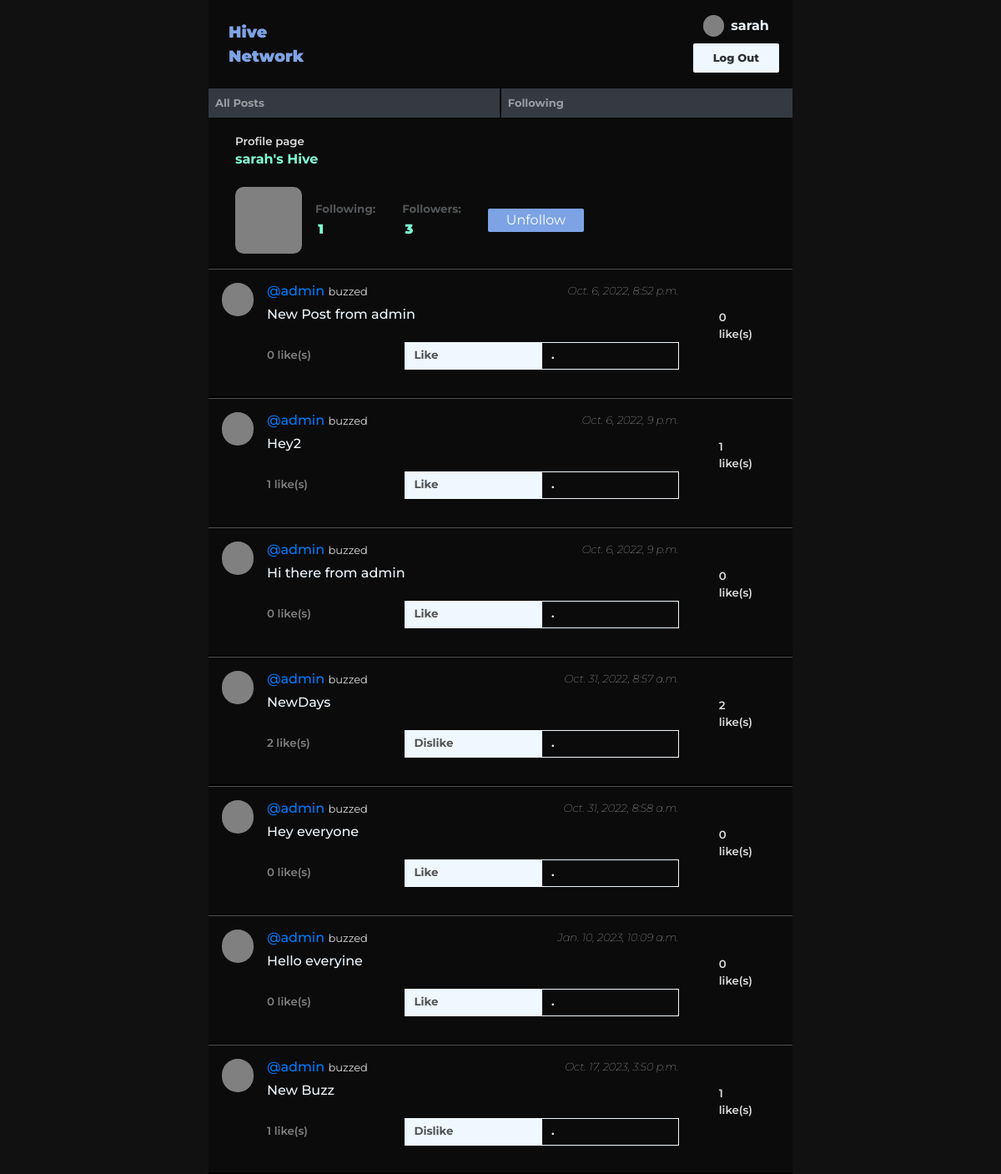
The app's page /profile/admin (signed in) with its own data.
### network/models.py (models this page shows, shortened)
class User(AbstractUser):
    slug = models.SlugField(max_length=255, unique=True, null=True, blank=True)

class Post(models.Model):
    body = models.CharField(max_length =200)
    author = models.ForeignKey(Profile, on_delete=models.CASCADE, null=True, blank=True, related_name="posts")
    created_on = models.DateTimeField(auto_now_add =True)
    liked = models.ManyToManyField(Profile, null=True, blank=True, related_name="likes")
    class Meta:
        verbose_name = "post"
        verbose_name_plural = "posts"

class Profile(models.Model):
    user = models.ForeignKey(User, on_delete = models.CASCADE, related_name="get_profile")
    followers = models.ManyToManyField(User, related_name="get_followers")
    following = models.ManyToManyField(User, related_name="get_following")
    slug = models.SlugField(max_length=255, unique=True, null=True, blank=True)
    def __str__(self):
        return self.slug

### network/views.py (the view)
# urls.py: path("profile/<str:user>", views.profile, name="profile"),
def profile(request, user):
    active_user = request.user
    get_user_object = get_object_or_404(User, username=user)
    profile = get_object_or_404(Profile, user=get_user_object)
    active_user_profile = get_object_or_404(Profile, user=active_user)
    page_user_object = get_object_or_404(User, username=active_user)
    follow_status = page_user_object in profile.following.all()
    posts = Post.objects.filter(author__slug=user)
    return render(request, "network/profile.html", {
        'posts' : posts,
        'active_user': active_user,
        'profile' : profile,
        'followers': profile.followers,
        'followings': profile.following,
        "active_user": active_user,
        "get_user_object": get_user_object,
        "active_user_profile": active_user_profile,
        "user_profile" : active_user_profile,
        "follow_status": follow_status,
    })

### network/templates/network/profile.html (shortened to what this page needs)
{% extends 'network/layout.html'%}
{% load static %}
{% block body %}
<div class="profile-intro" style="padding:1rem;">
    <h7 style="color: gainsboro; padding:1rem; font-weight:600; font-size:smaller;">Profile page</h7>
    <h6 style="margin-top: 0rem; font-weight: bold; color: aquamarine; padding:0rem 1rem;">{{user}}'s Hive</h6>
</div>
<div class="profile-summary">
    <div class="profile-summary-img" style="align-self: center;">
        <div style="background-color:gray; height:5rem; width: 5rem; border-radius:10px;">
        </div>
    </div>
    <div style="display:flex; flex-wrap: wrap; justify-content: start;">
        <div id="show-following" class="profile-summary-follow" style="margin: 0rem 1rem; align-self:center;">
            <p style="color:#535658; font-weight:700; font-size: smaller; margin-bottom:2px;">Following:</p>
            <h8 id="following-count" style="color: aquamarine; padding:0rem .2rem; font-weight:900;">{{followings.count}}</h8>
        </div>
        <div id="show-followers" class="profile-summary-follow" style="margin: 0rem 1rem; align-self: center;">
            <p style="color:#535658; font-weight:700; font-size: smaller; margin-bottom:2px;">Followers:</p>
            <h8 id="followers-count" style="color: aquamarine; font-weight:900; padding:0rem .2rem;">{{followers.count}}</h8>
        </div>
        {% if profile.pk is not active_user_profile.pk  %}
            <div class="follow-button-div" style="align-self: center; padding:0rem 1rem;">
                {% if follow_status %}
                    <button onclick="location.href='{%url 'follow' user%}" id="follow" class="follow-button">Unfollow</button>
                {% else %}
                    <button onclick="location.href='{%url 'follow' user%}" id="follow" class="follow-button">Follow</button>
                {% endif %}
            </div>
        {%else%}
            <div></div>
        {%endif%}
    </div>
</div>
<hr style="margin:0; border: 1px solid black;">
<div style="background-color: #f8f9fa; border-radius: 18px;" class="posts">
{% for post in posts%}
<div class="buzz-body" data-post-id= {{post.id}}>
    <div class="buzz-profile-pic"></div>
    <div class="buzz">
        <div style="display:flex; justify-content: space-between;">
            <h6 class="buzz-cred"> <a href="{%url 'profile' post.author%}">@{{post.author}} </a> <span style="font-size:13px; font-weight:400; color: gainsboro;">buzzed</span> </h6>
            <i style="color:gainsboro;">{{post.created_on}}</i>
        </div>
        <div>
            <h6 class="buzz-text">{{post.body}}</h6>
            <div style="display:flex; padding: 1rem 0rem;">
                <div style=" font-weight: 600; width:100%; color:gray; font-size:smaller; align-self:center;" class="post_like"><span id="like-count" class="like_count">{{post.liked.all.count}} </span>like(s)</div>
                <div style="width:100%;">
                {% if post in user_profile.likes.all %}
                <button class="like_button" onclick="location.href='{%url 'like' post.id%}"> Dislike </button>
                {% else %}
                <button class="like_button" onclick="location.href='{%url 'like' post.id%}"> Like </button>
                {%endif%}
                </div>
                <div style="width:100%;">
                {% if post.author.user.id is page_user %}
                <button class="edit_post edit-button" id="edit_post">Edit</button>
                {% else  %}
                <button class="edit-button" id="">.</button>
                {% endif %}
                </div>
            </div>
            </div>
            </div>
        <p style="color: gainsboro; font-weight: 600; font-size:smaller; padding:2rem;"><span id="like-count" class="like_count">{{post.liked.all.count}} </span>like(s)</p>
    </div>
    <hr style="margin:0; border: 1px solid black;">
{% endfor %}
</div>
{% endblock %}

### network/templates/network/layout.html (shortened to what this page needs)
{% load static %}
<!DOCTYPE html>
<html lang="en">
    <head>
        <link rel="stylesheet" href="https://stackpath.bootstrapcdn.com/bootstrap/4.4.1/css/bootstrap.min.css">
        <link href="{% static 'network/styles.css' %}" rel="stylesheet">
    </head>
    <body>
        <nav class="navbar navbar-expand-lg navbar-dark" style="display:flex; flex-direction:column; padding: 0rem;">
            <div style="display: flex; justify-content:space-between; align-items:center; padding:1rem; background:bottom; width: 100%;">
                <a class="navbar-brand" href="{%url 'index'%}">Hive </br> Network</a>
                {% if user.is_authenticated%}
                <div style="text-align:center; display: flex; flex-direction:column; gap:.5rem; ">
                    <div style="display:flex; gap:.5rem; justify-content:center; align-items:center;" >
                        <div style="width:1.6rem; height:1.6rem; background-color:gray; border-radius:5rem;"></div>
                        <a class="" href="{%url 'profile' user%}"><strong style="color:aliceblue;">{{ user }}</strong></a>
                    </div>
                    <a class="auth-link" href="{% url 'logout' %}">Log Out</a>
                </div>
                {%endif%}
            </div>
            <div style="width:100%;">
                <ul class="navbar-nav mr-auto navi" >
                    <li class="nav-item navi-item" style="background-color:#343a40;">
                    <a class="nav-link" href="{% url 'index' %}">All Posts</a>
                    </li>
                    {% if user.is_authenticated %}
                        <li class="nav-item navi-item" style="background-color:#343a40;">
                            <a class="nav-link" href="{% url 'following_posts' user%}">Following</a>
                        </li>
                    {% endif %}
                </ul>
            </div>
        </nav>
        <div class="body">
            {% block body %}
            {% endblock %}
        </div>
    </body>
</html>

### network/static/network/styles.css (style rules this page uses)
html { background-color: rgb(17, 17, 17); }
*, body { font-family: 'Montserrat', sans-serif !important; background-color: #0b0b0b; }
.buzz { display: flex; flex-direction: column ; margin-inline: 1rem; width: 100%; }
.buzz-text { color: aliceblue; }
.navbar-brand { padding: 0.5rem; font-weight: 900; color: rgb(125, 163, 228)!important; font-size: larger !important; }
.nav-link { font-size: small; font-weight: 700; }
.auth-link { font-size: small; color: rgb(49, 50, 54); background-color: aliceblue; border-radius: 2px; font-weight: 800; padding: .5rem 1.5rem; }
.navi { width: 100%; display: flex; gap: .1rem; }
.navi-item { width: 100%; }
i { font-weight:lighter !important; font-size: small; padding-bottom: .5rem; }
.buzz-body { display: flex !important; border-top: 1px solid #525252; padding: 1rem; }
.posts { background-color: #f8f9fa; border-radius: 18px; }
.buzz-profile-pic { width: 2.5rem; height: 2.5rem; padding: 1rem; background-color: gray; border-radius: 100px; position: relative; }
.like_button { display: flex; width: 100%; color: #525252; background-color: aliceblue; border: none; font-weight:700; font-size: smaller; padding: .4rem 12px; }
.edit-button { display: flex; width: 100%; color: aliceblue; outline: 1px solid aliceblue; outline-offset: -1px; border: none; font-weight:700; font-size: smaller; padding: .4rem 12px; }
.profile-summary { display: flex; margin-bottom: 1rem; justify-content: start; padding: 0rem 2rem; }
.follow-button { padding: 2px 22px; background-color:rgb(125, 163, 228) !important; color: white; border: 0; border-radius: 2px; }

### network/templates/network/layout.html (style rules this page uses)
body { max-width: 700px; margin: auto; }

### records on screen
User: username "sarah"
Post: author "admin", created_on "Oct. 6, 2022, 8:52 p.m.", body "New Post from admin", liked.all.count "0", shows "Like"
Post: author "admin", created_on "Oct. 6, 2022, 9 p.m.", body "Hey2", liked.all.count "1", shows "Like"
Post: author "admin", created_on "Oct. 6, 2022, 9 p.m.", body "Hi there from admin", liked.all.count "0", shows "Like"
Post: author "admin", created_on "Oct. 31, 2022, 8:57 a.m.", body "NewDays", liked.all.count "2", shows "Dislike"
Post: author "admin", created_on "Oct. 31, 2022, 8:58 a.m.", body "Hey everyone", liked.all.count "0", shows "Like"
Post: author "admin", created_on "Jan. 10, 2023, 10:09 a.m.", body "Hello everyine", liked.all.count "0", shows "Like"
Post: author "admin", created_on "Oct. 17, 2023, 3:50 p.m.", body "New Buzz", liked.all.count "1", shows "Dislike"

### other values on screen
{{ followings.count }} "1"
{{ followers.count }} "3"
